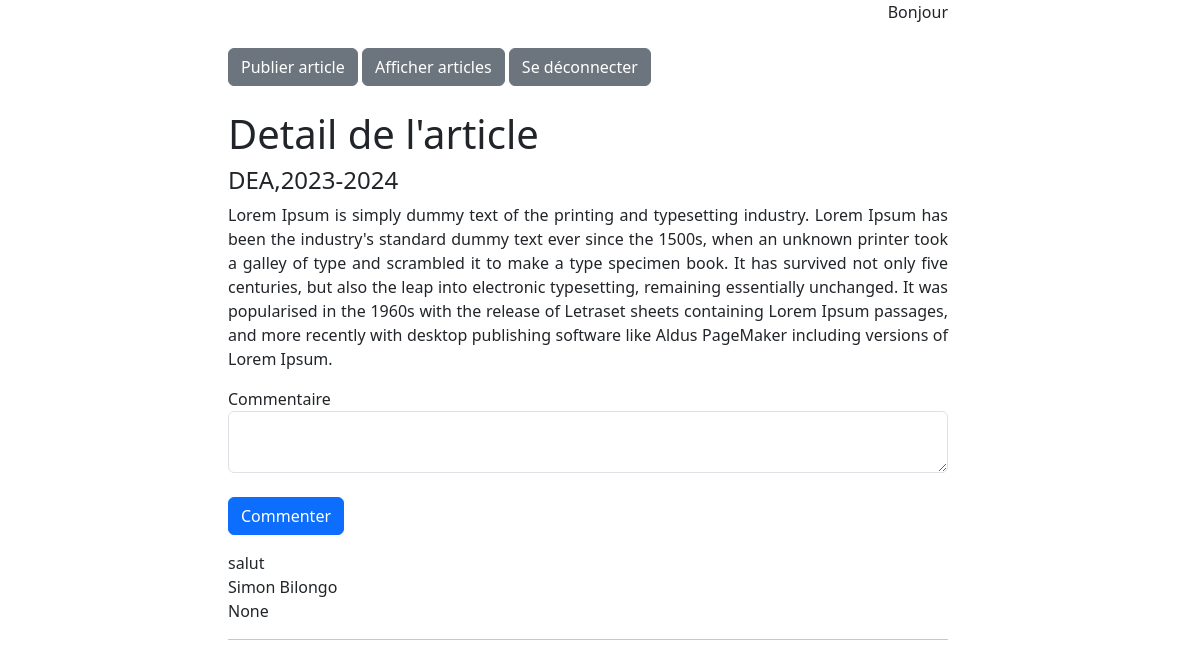
Page /commenter?pk=2 on the earlier database version.
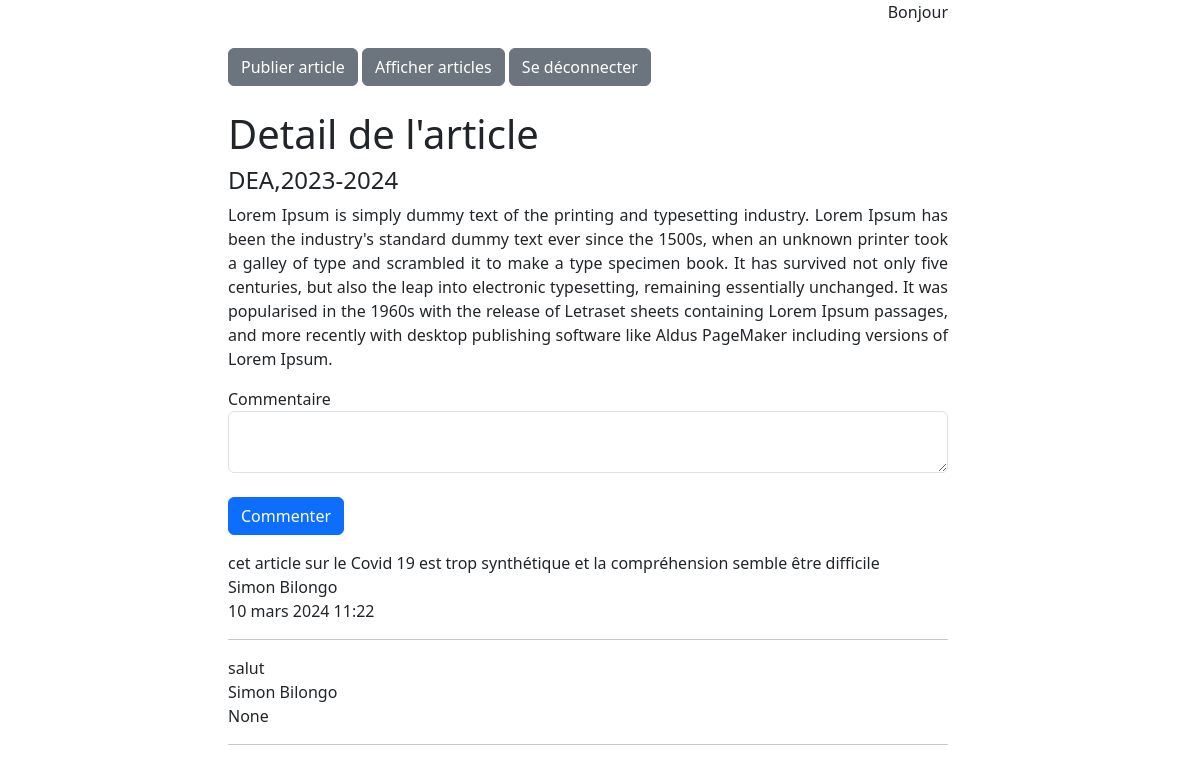
Same page on the later database version.
### publication_article/models.py (models this page shows, shortened)
class Article(models.Model):
    titre=models.CharField(max_length=30, blank=True, null=True)
    contenu=models.TextField(blank=True, null=True)
    date=models.DateTimeField(blank=True, null=True, auto_now_add=True)
    compte = models.ForeignKey(Compte, on_delete=models.CASCADE)

class Commentaire(models.Model):
    description=models.TextField(blank=True, null=True)
    date=models.DateTimeField(blank=True, null=True, auto_now_add=True)
    compte = models.ForeignKey(Compte, on_delete=models.CASCADE)
    article = models.ForeignKey(Article, on_delete=models.CASCADE)

class Compte(AbstractUser):
    mot_de_passe=models.CharField(max_length=30, blank=False, null=False)
    personne = models.ForeignKey(Personne, on_delete=models.CASCADE)
    role = models.ManyToManyField(Role, related_name='compte_role')

class Personne(models.Model):
    nom = models.CharField(max_length=100, blank=True, null=True)
    postnom = models.CharField(max_length=100, blank=True, null=True)
    prenom = models.CharField(max_length=100, blank=True, null=True)
    sexe = models.CharField(max_length=1, blank=True, null=True)
    telephone = models.CharField(max_length=25, blank=True, null=True)
    profession = models.CharField(max_length=100, blank=True, null=True)
    date_naissance = models.DateField(blank=True, null=True)
    lieu_naissance = models.CharField(max_length=255, blank=True, null=True)

### publication_article/views.py (the view, shortened to what this page needs)
# urls.py: path('commenter', commenter, name='commenter'),
def commenter(request):
    pk=request.GET.get('pk')
    article = Article.objects.get(pk=pk)
    commentaires = Commentaire.objects.all().order_by('-id')
    return render(request, 'commenter.html', {"article":article, "commentaires":commentaires})

### templates/commenter.html (shortened to what this page needs)
<html>
    <head>
        <link href="https://cdn.jsdelivr.net/npm/bootstrap@5.3.2/dist/css/bootstrap.min.css" rel="stylesheet">
    </head>
    <body>
        <header style="width: 60%;margin-left:19%">
            <span style="display:block; text-align:right;">Bonjour {{request.user.personne.prenom}} {{request.user.personne.nom}}</span><br>
            <a href="{% url 'publier_article' %}" class="btn btn-secondary">Publier article</a>
            <a href="{% url 'afficher_article' %}" class="btn btn-secondary">Afficher articles</a>
            <a href="{% url 'se_deconnecter' %}" class="btn btn-secondary">Se déconnecter</a>
        </header>
        <div style="width: 60%;margin-left:19%">
            <br>
            <h1>Detail de l'article</h1>
            <h4>{{article.titre}}</h4>
            <p>{{article.contenu}}</p>
            <form action="" method="POST">
                <label for="">Commentaire</label><br>
                <textarea name="description" id="" cols="80" rows="2" class="form-control"></textarea><br>
                <input type="submit" value="Commenter" class="btn btn-primary">
            </form>
            {% for commentaire in commentaires %}
                {% if commentaire.description %}
                <span>{{commentaire.description}}</span>
                <br>
                <span>{{commentaire.compte.personne.prenom}} {{commentaire.compte.personne.nom}}</span>
                <br>
                <span>{{commentaire.date}}</span>
                <hr>
                {% endif %}
            {% endfor %}
        </div>
    </body>
</html>

### templates/commenter.html (style rules this page uses)
p { text-align:justify; }

Differences in the rows shown:
added Commentaire: description "cet article sur le Covid 19 est trop synthétique et la compréhension semble être difficile", compte.personne.prenom "Simon", compte.personne.nom "Bilongo", date "10 mars 2024 11:22"
